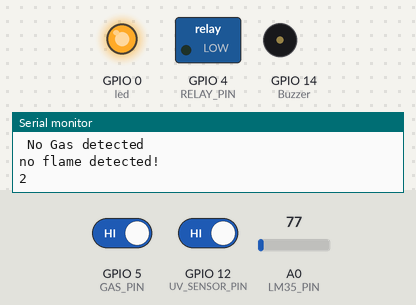
This sketch was run on a simulated ESP8266 (NodeMCU). On the bench: switched loads named in the sketch (green lamp = pin HIGH), output pins drawn as LEDs (lit = HIGH), buzzer (waves = sounding), the last lines printed to the serial monitor. Inputs (shaded band) come from the test bench; at power-on: GPIO 5 (GAS_PIN) HIGH, GPIO 12 (UV_SENSOR_PIN) HIGH, A0 (LM35_PIN) = 77. WiFi joins after 1.5 s; servers stay silent unless stated; the local clock reads 2024-03-15 10:24:30 at power-on unless the sketch sets it.

Above: at 3.0 s.
3.1 s: GPIO 5 (GAS_PIN) driven LOW
At 4.2 s:
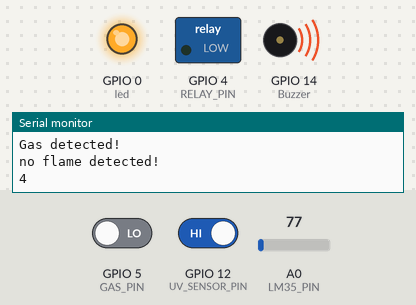
5.2 s: GPIO 12 (UV_SENSOR_PIN) driven LOW
At 6.8 s:
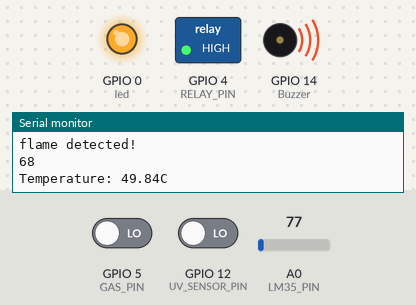
7.1 s: GPIO 12 (UV_SENSOR_PIN) driven HIGH
At 8.1 s:
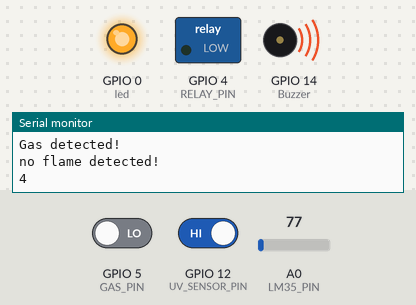
8.9 s: GPIO 5 (GAS_PIN) driven HIGH
At 10.4 s:
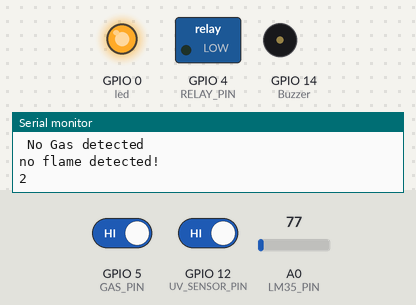
Timing chart, 0 to 11.9 s (numbered marks = the images above; inputs shaded):
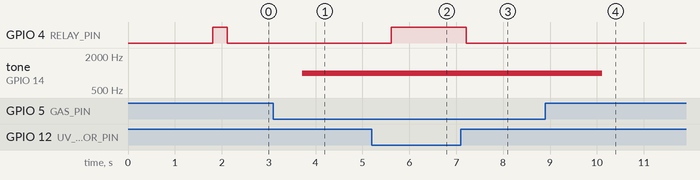

Measured:
- after the input at 3.1 s, tone on GPIO 14 (Buzzer): silent → 1000 Hz after 0.61 s
- after the input at 5.2 s, GPIO 4 (RELAY_PIN): LOW → HIGH after 0.41 s
- after the input at 7.1 s, GPIO 4 (RELAY_PIN): HIGH → LOW after 0.11 s
- after the input at 8.9 s, tone on GPIO 14 (Buzzer): 1000 Hz → silent after 1.2 s

The sketch:

cappp.ino
```cpp
#include <ESP8266WiFi.h>
#include <WiFiClientSecure.h>
#include <UniversalTelegramBot.h>
#include <ArduinoJson.h>

#define WIFI_SSID "T"
#define WIFI_PASSWORD "12345678qw"
#define BOT_TOKEN "5343217942:AAErwRs9eK8RDPPITNT8tb5M_wME_GgM7rM"
#define CHAT_ID "766993019"

X509List cert(TELEGRAM_CERTIFICATE_ROOT);
WiFiClientSecure secured_client;
UniversalTelegramBot bot(BOT_TOKEN, secured_client);

int  GAS_PIN =5 ;//D1
#define LM35_PIN A0
int UV_SENSOR_PIN =12; // D6

int led = 0 ;//D3
int RELAY_PIN = 4 ;//D2
int Buzzer=14 ;// D5
bool tempp = false;
bool gass = false;
bool flamee = false;

void setup() {
  Serial.begin(9600);
  Serial.println();

 Serial.print("Connecting to Wifi SSID ");
  Serial.print(WIFI_SSID);
  WiFi.begin(WIFI_SSID, WIFI_PASSWORD);
  while (WiFi.status() != WL_CONNECTED)
  {
    Serial.print(".");
    delay(500);
  }
  Serial.print("\nWiFi connected. IP address: ");
  Serial.println(WiFi.localIP());
  secured_client.setTrustAnchors(&cert); // Add root certificate for api.telegram.org

  Serial.print("Retrieving time: ");
  configTime(0, 0, "pool.ntp.org"); // get UTC time via NTP
  time_t now = time(nullptr);
  while (now < 24 * 3600)
  {
    Serial.print(".");
    delay(100);
    now = time(nullptr);
  }
  Serial.println(now);

  bot.sendMessage(CHAT_ID, "Bot started up", "");
  Serial.println("bot");
  // Initialize sensors
  pinMode(GAS_PIN, INPUT);
  pinMode(UV_SENSOR_PIN, INPUT);
  pinMode(LM35_PIN, INPUT);

  // Initialize output
  pinMode(led, OUTPUT);
  pinMode(Buzzer, OUTPUT);
  pinMode(RELAY_PIN, OUTPUT);
  digitalWrite(RELAY_PIN, HIGH);
  digitalWrite(led, HIGH);
  noTone(Buzzer);

}

float getTemperature() {
  int raw = analogRead(LM35_PIN);
  float voltage = (raw / 1023.0) * 3.3;  // 3.3V is the operating voltage of the ESP8266
  float temperature = voltage * 100.0 + 25;
  return temperature;
}

void sendTemperatureToBot() {
  float temperature = getTemperature();
  char tempString[10];
  dtostrf(temperature, 4, 2, tempString);
  Serial.print("Temperature: ");
  Serial.print(tempString);
  Serial.println("C");
  if (temperature >= 30) {
//    bot.sendMessage(CHAT_ID, "Bot started upp", "");
    bot.sendMessage(CHAT_ID, "High temperature", "");
    tempp = true;
//    bot.sendMessage(CHAT_ID, tempString, "");
  } else {
    tempp = false;
    bot.sendMessage(CHAT_ID, tempString, "");
    bot.sendMessage(CHAT_ID, "normal temperature", "");
  }
}

void checkoutputs(){
  if(flamee==true && tempp == true){ //case 8 and 6 led and buzzer on
    digitalWrite(RELAY_PIN, HIGH);
    digitalWrite(led, HIGH);
    tone(Buzzer, 1000);
    Serial.println("68");

  }else{
    if(flamee==true && tempp == false){  //case 7 and 5 buzzer on
      digitalWrite(RELAY_PIN, HIGH);
      digitalWrite(led, LOW);
      tone(Buzzer, 1000);
      Serial.println("75");

    }else{
      if(flamee==false && gass==true && tempp == true){  //case 4 all on
        digitalWrite(RELAY_PIN, LOW);
        digitalWrite(led, HIGH);
        tone(Buzzer, 1000);
        Serial.println("4");

      }else{
        if(flamee==false && gass==true && tempp == false){  //case 3 fan buzzer on
          digitalWrite(RELAY_PIN, LOW);
          digitalWrite(led, LOW);
          tone(Buzzer, 1000);
          Serial.println("3");

        }else{
          if(flamee==false && gass==false && tempp == true){  //case 2 fan led on
            digitalWrite(RELAY_PIN, LOW);
            digitalWrite(led, HIGH);
            noTone(Buzzer);
            Serial.println("2");
          }else{
            if(flamee==false && gass==false && tempp == false){  //case 1 all off
              digitalWrite(RELAY_PIN, HIGH);
              digitalWrite(led, LOW);
              noTone(Buzzer);
              Serial.println("1");
            }
          }
        }
      }
    }
  }
}
void checkGasSensor(){
  if (!digitalRead(GAS_PIN)) {
    Serial.println("Gas detected!");
    bot.sendMessage(CHAT_ID, "gas detected", "");
    gass = true;
  } else {
    Serial.println(" No Gas detected");
        gass = false;
  }
}

void checkUvSensor(){
  if (!digitalRead(UV_SENSOR_PIN)) {
     Serial.println("flame detected!");
    bot.sendMessage(CHAT_ID, "flame detected", "");
    flamee = true;
  }else{
     Serial.println("no flame detected!");
    flamee = false;
  }
}

void loop(){
//  if (WiFi.status() != WL_CONNECTED) {
//     Serial.print("Connecting to Wifi SSID ");
//  Serial.print(WIFI_SSID);
//  WiFi.begin(WIFI_SSID, WIFI_PASSWORD);
//  secured_client.setTrustAnchors(&cert); // Add root certificate for api.telegram.org
//  while (WiFi.status() != WL_CONNECTED)
//  {
//    Serial.print(".");
//    delay(500);
//  }
//  Serial.print("\nWiFi connected. IP address: ");
//  Serial.println(WiFi.localIP());
//
//  Serial.print("Retrieving time: ");
//  configTime(0, 0, "pool.ntp.org"); // get UTC time via NTP
//  time_t now = time(nullptr);
//  while (now < 24 * 3600)
//  {
//    Serial.print(".");
//    delay(100);
//    now = time(nullptr);
//  }
//  Serial.println(now);
//
//  bot.sendMessage(CHAT_ID, "Bot started up", "");
//
//}
sendTemperatureToBot();
checkGasSensor();
checkUvSensor();
checkoutputs();
//bot.sendMessage(CHAT_ID, "loop  ", "");
delay(1000); // Wait 5 seconds before looping again
//bot.sendMessage(CHAT_ID, "loop", "");
}
```
